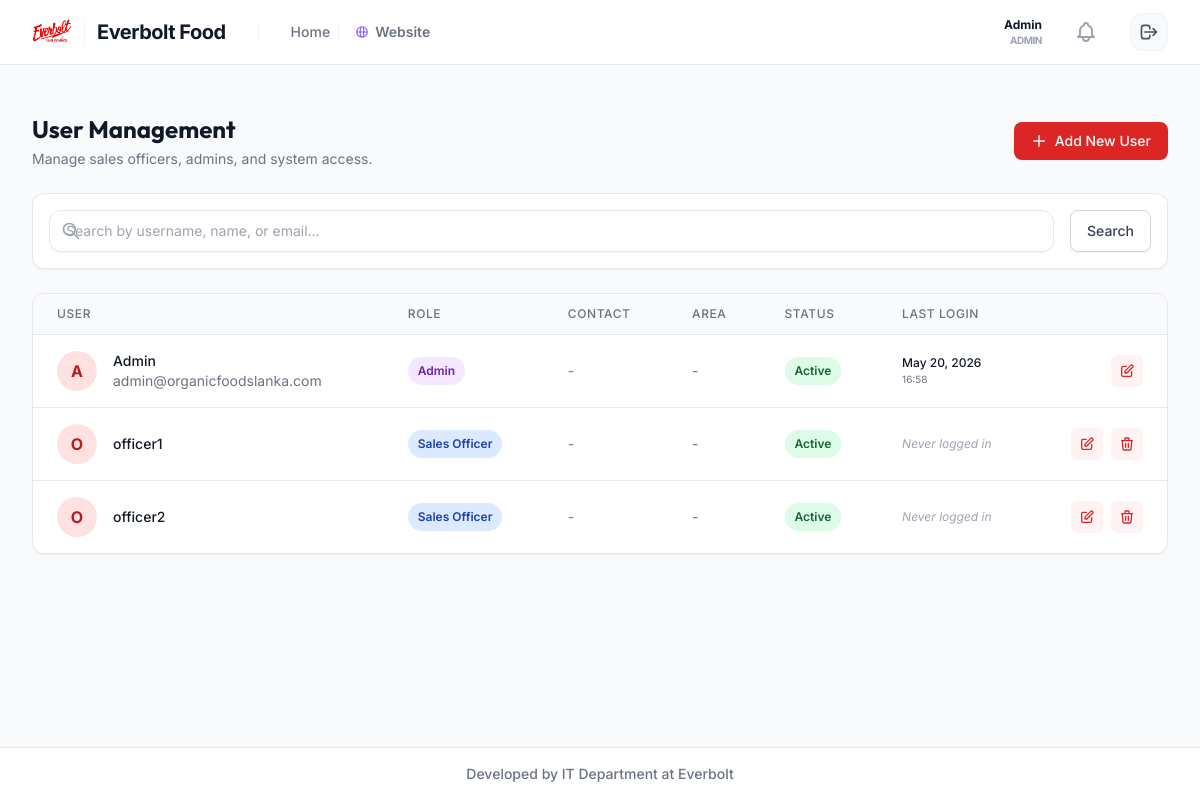
The app's page /users/ (signed in), older data.
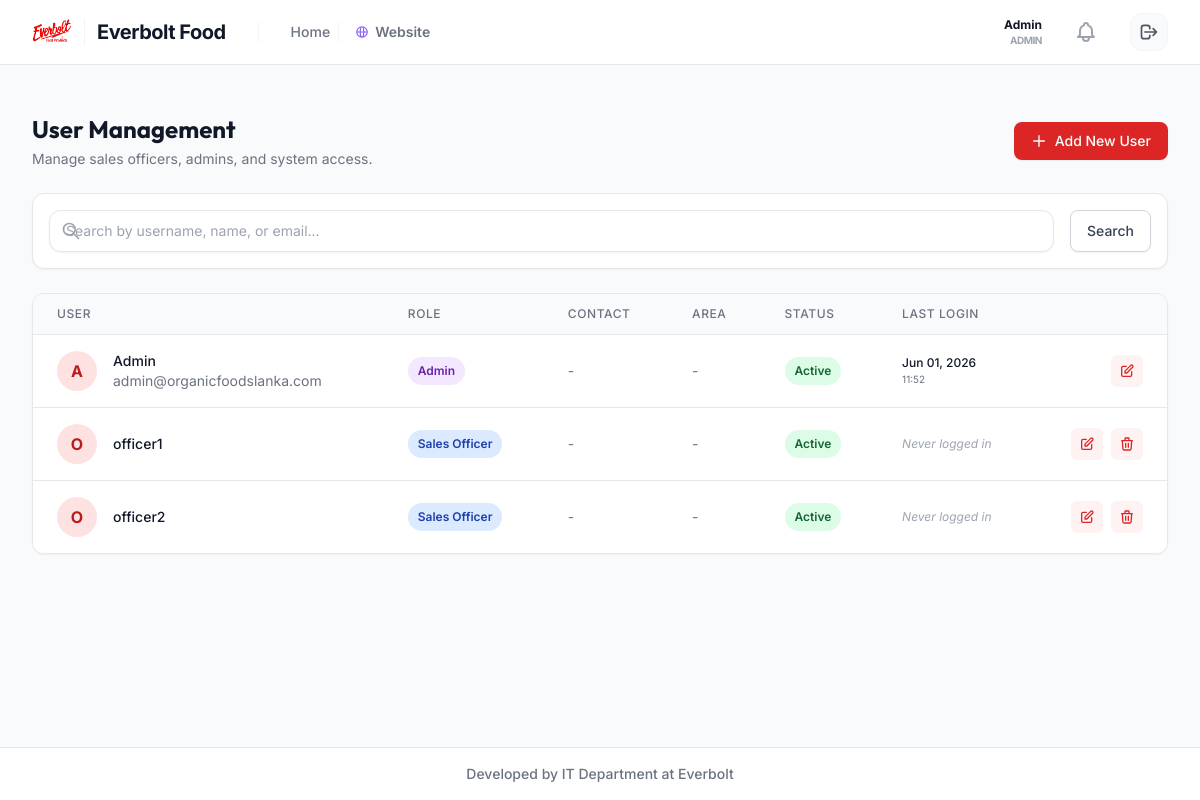
The same page, newer data.
### users/models.py (models this page shows, shortened)
class User(AbstractUser):
    class Roles(models.TextChoices):
        ADMIN = 'ADMIN', 'Admin'
        SALES_OFFICER = 'SALES_OFFICER', 'Sales Officer'
        USER = 'USER', 'User'
    role = models.CharField(max_length=50, choices=Roles.choices, default=Roles.SALES_OFFICER)
    contact_number = models.CharField(max_length=20, blank=True, null=True)
    assigned_area = models.CharField(max_length=100, blank=True, null=True)
    is_delivery_officer = models.BooleanField(default=False, verbose_name="Is a Delivery Officer?", help_text="User can be assigned to deliver orders.")
    monthly_target = models.DecimalField(max_digits=12, decimal_places=2, default=0.00, help_text="Monthly sales target (Ex-VAT) for this officer.")
    can_set_targets = models.BooleanField(default=False, verbose_name="Can Set Sales Targets?", help_text="Allow this user to access the Analytics Target Management page.")
    def is_admin(self):
        return self.role == self.Roles.ADMIN or self.is_superuser
    @property
    def unread_notifications(self):
        return getattr(self, 'notifications', None) and self.notifications.filter(is_read=False).order_by('-created_at') or []
    @property
    def recent_notifications(self):
        return getattr(self, 'notifications', None) and self.notifications.order_by('-created_at')[:20] or []

### users/views.py (the view, shortened to what this page needs)
# urls.py: path('', views.UserListView.as_view(), name='user_list'),
class UserListView(LoginRequiredMixin, AdminRequiredMixin, ListView):
    model = User
    template_name = 'users/user_list.html'
    context_object_name = 'users'
    paginate_by = 20
    def get_queryset(self):
        qs = super().get_queryset()
        q = self.request.GET.get('q')
        return qs

### users/views.py (called while the page is built)
    def test_func(self):
        return self.request.user.is_admin()

### users/templates/users/user_list.html (shortened to what this page needs)
{% extends 'layouts/base.html' %}
{% block content %}
<div class="px-4 py-6 sm:px-0">
    <div class="flex flex-col md:flex-row md:items-center justify-between gap-4 mb-6">
        <div>
            <h1 class="text-2xl font-bold text-gray-900">User Management</h1>
            <p class="mt-1 text-sm text-gray-500">Manage sales officers, admins, and system access.</p>
        </div>
        <div class="flex items-center gap-3">
            <a href="{% url 'user_create' %}" class="inline-flex items-center justify-center px-4 py-2 border border-transparent text-sm font-medium rounded-lg text-white bg-red-600 hover:bg-red-700 focus:outline-none focus:ring-2 focus:ring-offset-2 focus:ring-red-500 shadow-sm transition-colors">
                <svg class="w-4 h-4 mr-2" fill="none" stroke="currentColor" viewBox="0 0 24 24"><path stroke-linecap="round" stroke-linejoin="round" stroke-width="2" d="M12 4v16m8-8H4"></path></svg>
                Add New User
            </a>
        </div>
    </div>
    <div class="bg-white rounded-xl shadow-sm border border-gray-200 mb-6 p-4">
        <form method="get" class="flex flex-col sm:flex-row gap-4">
            <div class="flex-1 relative">
                <div class="absolute inset-y-0 left-0 pl-3 flex items-center pointer-events-none">
                </div>
                <input type="text" name="q" value="{{ request.GET.q }}" placeholder="Search by username, name, or email..." class="block w-full pl-10 pr-3 py-2 border border-gray-300 rounded-lg focus:ring-red-500 focus:border-red-500 sm:text-sm">
            </div>
            <button type="submit" class="inline-flex items-center justify-center px-4 py-2 border border-gray-300 text-sm font-medium rounded-lg text-gray-700 bg-white hover:bg-gray-50 focus:outline-none focus:ring-2 focus:ring-offset-2 focus:ring-red-500 shadow-sm transition-colors">
                Search
            </button>
        </form>
    </div>
    <div class="bg-white rounded-xl shadow-sm border border-gray-200 overflow-hidden">
        <div class="overflow-x-auto">
            <table class="min-w-full divide-y divide-gray-200">
                <thead class="bg-gray-50">
                    <tr>
                        <th scope="col" class="px-6 py-3 text-left text-xs font-medium text-gray-500 uppercase tracking-wider">User</th>
                        <th scope="col" class="px-6 py-3 text-left text-xs font-medium text-gray-500 uppercase tracking-wider">Role</th>
                        <th scope="col" class="px-6 py-3 text-left text-xs font-medium text-gray-500 uppercase tracking-wider">Contact</th>
                        <th scope="col" class="px-6 py-3 text-left text-xs font-medium text-gray-500 uppercase tracking-wider">Area</th>
                        <th scope="col" class="px-6 py-3 text-left text-xs font-medium text-gray-500 uppercase tracking-wider">Status</th>
                        <th scope="col" class="px-6 py-3 text-left text-xs font-medium text-gray-500 uppercase tracking-wider">Last Login</th>
                        <th scope="col" class="relative px-6 py-3"><span class="sr-only">Actions</span></th>
                    </tr>
                </thead>
                <tbody class="bg-white divide-y divide-gray-200">
                    {% for user in users %}
                    <tr class="hover:bg-gray-50 transition-colors">
                        <td class="px-6 py-4 whitespace-nowrap">
                            <div class="flex items-center">
                                <div class="flex-shrink-0 h-10 w-10 rounded-full bg-red-100 flex items-center justify-center text-red-700 font-bold">
                                    {{ user.username|make_list|first|upper }}
                                </div>
                                <div class="ml-4">
                                    <div class="text-sm font-medium text-gray-900">{{ user.get_full_name|default:user.username }}</div>
                                    <div class="text-sm text-gray-500">{{ user.email }}</div>
                                </div>
                            </div>
                        </td>
                        <td class="px-6 py-4 whitespace-nowrap">
                            {% if user.role == 'ADMIN' or user.is_superuser %}
                                <span class="px-2.5 py-1 inline-flex text-xs leading-5 font-semibold rounded-full bg-purple-100 text-purple-800">
                                    Admin
                                </span>
                            {% else %}
                                <span class="px-2.5 py-1 inline-flex text-xs leading-5 font-semibold rounded-full bg-blue-100 text-blue-800">
                                    {{ user.get_role_display }}
                                </span>
                            {% endif %}
                        </td>
                        <td class="px-6 py-4 whitespace-nowrap text-sm text-gray-500">
                            {{ user.contact_number|default:"-" }}
                        </td>
                        <td class="px-6 py-4 whitespace-nowrap text-sm text-gray-500">
                            {{ user.assigned_area|default:"-" }}
                        </td>
                        <td class="px-6 py-4 whitespace-nowrap">
                            {% if user.is_active %}
                            <span class="px-2.5 py-1 inline-flex text-xs leading-5 font-semibold rounded-full bg-green-100 text-green-800">Active</span>
                            {% else %}
                            <span class="px-2.5 py-1 inline-flex text-xs leading-5 font-semibold rounded-full bg-red-100 text-red-800">Inactive</span>
                            {% endif %}
                        </td>
                        <td class="px-6 py-4 whitespace-nowrap text-xs text-gray-500">
                            {% if user.last_login %}
                                <div class="flex flex-col">
                                    <span class="font-medium text-gray-900">{{ user.last_login|date:"M d, Y" }}</span>
                                    <span class="text-[10px]">{{ user.last_login|time:"H:i" }}</span>
                                </div>
                            {% else %}
                                <span class="text-gray-400 italic">Never logged in</span>
                            {% endif %}
                        </td>
                        <td class="px-6 py-4 whitespace-nowrap text-right text-sm font-medium">
                            <div class="flex justify-end gap-2">
                                <a href="{% url 'user_edit' user.pk %}" class="text-red-600 hover:text-red-900 bg-red-50 hover:bg-red-100 p-2 rounded-md transition-colors" title="Edit">
                                    <svg class="w-4 h-4" fill="none" stroke="currentColor" viewBox="0 0 24 24"><path stroke-linecap="round" stroke-linejoin="round" stroke-width="2" d="M11 5H6a2 2 0 00-2 2v11a2 2 0 002 2h11a2 2 0 002-2v-5m-1.414-9.414a2 2 0 112.828 2.828L11.828 15H9v-2.828l8.586-8.586z"></path></svg>
                                </a>
                                {% if request.user != user %}
                                <a href="{% url 'user_delete' user.pk %}" class="text-red-600 hover:text-red-900 bg-red-50 hover:bg-red-100 p-2 rounded-md transition-colors" title="Delete">
                                    <svg class="w-4 h-4" fill="none" stroke="currentColor" viewBox="0 0 24 24"><path stroke-linecap="round" stroke-linejoin="round" stroke-width="2" d="M19 7l-.867 12.142A2 2 0 0116.138 21H7.862a2 2 0 01-1.995-1.858L5 7m5 4v6m4-6v6m1-10V4a1 1 0 00-1-1h-4a1 1 0 00-1 1v3M4 7h16"></path></svg>
                                </a>
                                {% endif %}
                            </div>
                        </td>
                    </tr>
                    {% endfor %}
                </tbody>
            </table>
        </div>
    </div>
</div>
{% endblock %}

### sales/templates/layouts/base.html (shortened to what this page needs)
{% load static %}
<!DOCTYPE html>
<html lang="en">
<head>
    <script src="https://cdn.tailwindcss.com"></script>
</head>
<body class="bg-gray-50 text-gray-900 min-h-screen flex flex-col">
    <nav class="bg-white border-b border-gray-200">
        <div class="max-w-7xl mx-auto px-4 sm:px-6 lg:px-8">
            <div class="flex items-center justify-between h-16">
                <div class="flex items-center">
                    <a href="{% url 'main_dashboard' %}" class="flex items-center group transition-all">
                        <img src="{% static 'sales/img/logo.png' %}" alt="Everbolt Logo" class="h-10 w-auto object-contain transition-transform group-hover:scale-105">
                        <span class="ml-3 font-bold text-xl tracking-tight text-gray-900 group-hover:text-red-600 transition-colors border-l border-gray-100 pl-3">Everbolt Food</span>
                    </a>
                    <div class="hidden md:ml-8 md:flex md:items-center md:space-x-4 border-l border-gray-100 pl-8">
                        <nav class="flex" aria-label="Breadcrumb">
                            <ol class="flex items-center space-x-2 text-sm font-medium text-gray-500">
                                <li>
                                    <a href="{% url 'main_dashboard' %}" class="hover:text-red-600 transition-colors">Home</a>
                                </li>
                                <li class="flex items-center space-x-2 border-l border-gray-100 pl-4 ml-2">
                                    <a href="{% url 'website_dashboard' %}" class="flex items-center gap-1.5 hover:text-violet-600 transition-colors font-semibold">
                                        Website
                                    </a>
                                </li>
                            </ol>
                        </nav>
                    </div>
                </div>
                <div class="flex items-center space-x-6">
                    <div class="hidden sm:flex flex-col items-end">
                        <a href="{% url 'user_profile' %}" class="text-gray-900 font-bold text-xs ring-offset-2 hover:text-red-600 transition-colors">{{ user.get_full_name|default:user.username }}</a>
                        <span class="text-gray-400 text-[10px] font-bold uppercase tracking-tighter">{{ user.get_role_display|default:"Staff" }}</span>
                    </div>
                    {% if user.is_authenticated %}
                        <div class="relative" x-data="{ open: false }">
                            <button @click="open = !open" class="relative p-2 text-gray-400 hover:text-gray-600 focus:outline-none transition-colors">
                            </button>
                        </div>
                        <form method="post" action="{% url 'logout' %}">
                            <button type="submit" class="bg-gray-50 hover:bg-red-50 text-gray-600 hover:text-red-700 p-2 rounded-xl transition-all border border-gray-100 hover:border-red-100">
                                <svg class="w-5 h-5" fill="none" stroke="currentColor" viewBox="0 0 24 24">
                                    <path stroke-linecap="round" stroke-linejoin="round" stroke-width="2" d="M17 16l4-4m0 0l-4-4m4 4H7m6 4v1a3 3 0 01-3 3H6a3 3 0 01-3-3V7a3 3 0 013-3h4a3 3 0 013 3v1" />
                                </svg>
                            </button>
                        </form>
                    {% endif %}
                </div>
            </div>
        </div>
    </nav>
    <main class="max-w-7xl mx-auto py-6 sm:px-6 lg:px-8 flex-grow w-full">
        {% block content %}
        {% endblock %}
    </main>
    <footer class="bg-white border-t border-gray-200 mt-auto">
        <div class="max-w-7xl mx-auto py-4 px-4 sm:px-6 lg:px-8 box-border">
            <p class="text-center text-sm text-gray-500 font-medium">Developed by IT Department at Everbolt</p>
        </div>
    </footer>
</body>
</html>

Row changes from the older to the newer data that the page shows:
changed User "Admin": last_login "May 20, 2026" → "Jun 01, 2026"; last_login "16:58" → "11:52"
